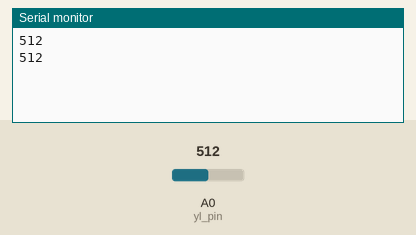
A sketch run on a simulated Arduino Uno, built with avr-gcc and run on an emulated ATmega328P. Parts: the last lines printed to the serial monitor. Inputs (shaded band) come from the test bench; at power-on: A0 (yl_pin) = 512.

Above: at 2.8 s.
2.9 s: A0 (yl_pin) set to 716
At 5.2 s:
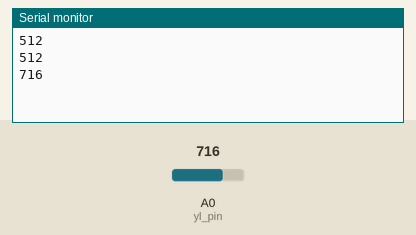
5.6 s: A0 (yl_pin) set to 900
At 6.8 s:
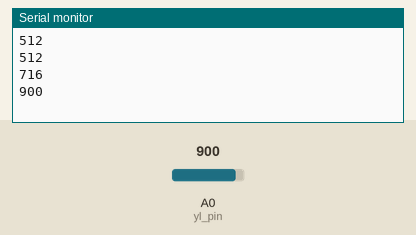
Timing chart, 0 to 8.6 s (numbered marks = the images above; inputs shaded):
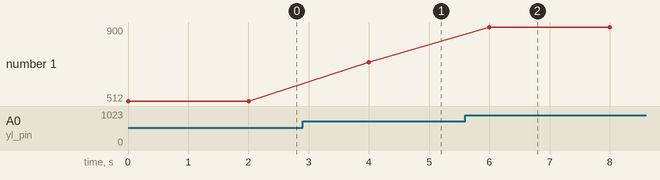

Measured:
- after the input at 2.9 s, the serial monitor: prints a new line after 1.1 s (image 1)
- after the input at 5.6 s, the serial monitor: prints a new line after 0.40 s (image 2)
- plotted number 1: 512 → 716 after the input at 2.9 s, 716 → 900 after the input at 5.6 s

The sketch:

YL-69_Testing.ino
```cpp
//Conectar el D0 del LM393 con el A0 del ESP8266
//¿Por qué? No se, pero funciona correctamente
#define yl_pin A0

void setup() {
  pinMode(yl_pin, INPUT);
  Serial.begin(115200);
}

void loop() {
  int yl_value = analogRead(yl_pin);
  Serial.println(yl_value);
  delay(2000);
}
```
